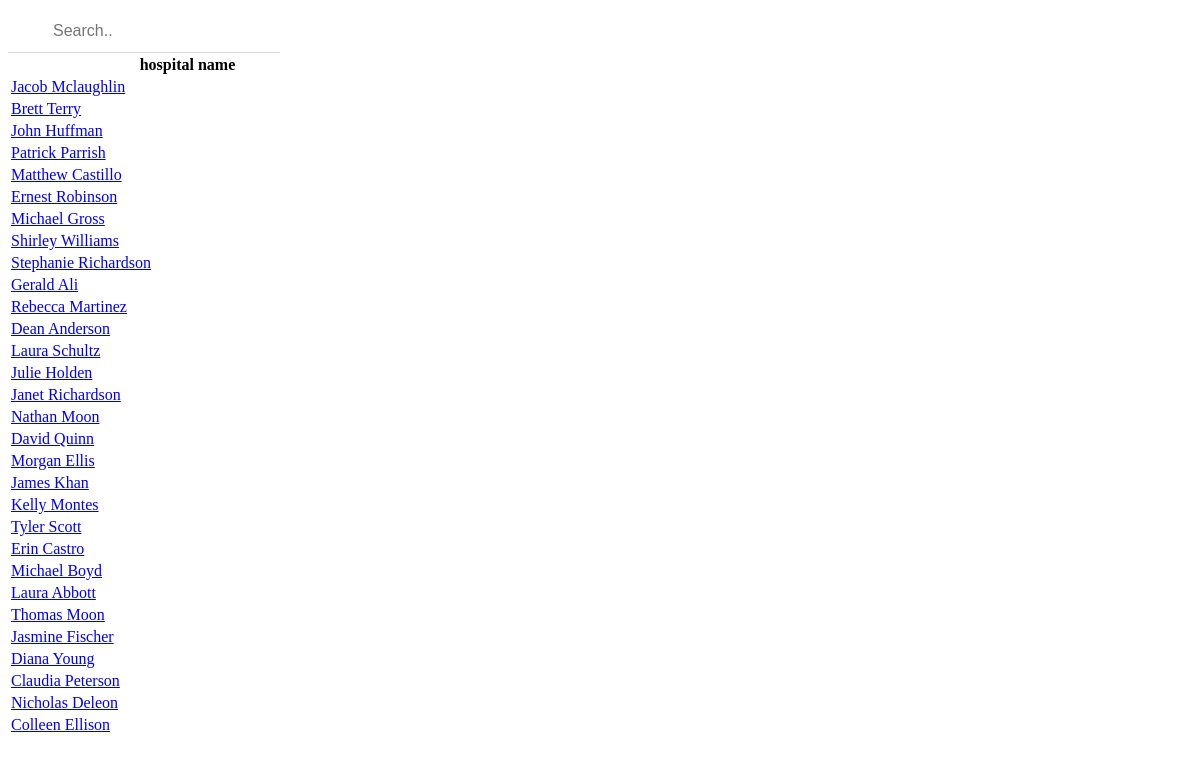
Screenshot of /hospital/list/ with the database file from the repository.
### hospitalapp/models.py (models this page shows)
class Hospital(models.Model):
    user_choice =(('multi-speciality','multispeciality'),('speciality','speciality'))
    choice = (('yes','yes'),('no','no'))
    hospital_name=models.CharField(max_length=50)
    hospital_address=models.CharField(max_length=50)
    hospital_info=models.TextField()
    hospital_type=models.CharField(max_length=20,choices=user_choice, default='multi-speciality')
    goverment_scheme=models.TextField()
    hospital_contact=models.IntegerField()
    hospital_speciality=models.TextField()
    membership_available=models.CharField(max_length=20,default='no',choices=choice)
    blood_bank=models.CharField(max_length=20,default='yes',choices=choice)
    hospital_lab=models.CharField(max_length=20,default='yes',choices=choice)
    hospital_ambulance=models.CharField(max_length=20,default='yes',choices=choice)
    hospital_bed=models.IntegerField()
    hospital_icu=models.IntegerField()
    hospital_email=models.EmailField(unique=True)
    hospital_password=models.CharField(max_length=50)

### hospitalapp/views.py (the view)
# urls.py: path('list/',views.HospitalView.as_view()),
class HospitalView(ListView):
    model = Hospital
    template_name = 'hospitalapp/hospital_list.html'
    context_object_name = 'all_search_results'
    def get_queryset(self):
       result = super(HospitalView, self).get_queryset()
       query = self.request.GET.get('search')
       result = Hospital.objects.all()
       return result

### hospitalapp/templates/hospitalapp/hospital_list.html (shortened to what this page needs)
<!DOCTYPE html>
<html>
<head>
</head>
<body>
    <input type="text" placeholder="Search.." id="myInput" onkeyup="searchFun()">
    <table id='myTable'>
      <tr class='header'>
        <th style="width:40%;">hospital name</th>
      </tr>
            {% for result in all_search_results %}
            <tr>
              <td><a href="/hospital/list/{{result.pk}}/">{{result.hospital_name}}</a></td>
            </tr>
            {% endfor %}
    </table>
</body>
</html>

### hospitalapp/templates/hospitalapp/hospital_list.html (style rules this page uses)
#myInput { box-sizing: border-box; background-image: url('searchicon.png'); background-position: 14px 12px; background-repeat: no-repeat; font-size: 16px; padding: 14px 20px 12px 45px; border: none; border-bottom: 1px solid #ddd; }

### rows the page displays
Hospital: hospital_name "Jacob Mclaughlin"
Hospital: hospital_name "Brett Terry"
Hospital: hospital_name "John Huffman"
Hospital: hospital_name "Patrick Parrish"
Hospital: hospital_name "Matthew Castillo"
Hospital: hospital_name "Ernest Robinson"
Hospital: hospital_name "Michael Gross"
Hospital: hospital_name "Shirley Williams"
Hospital: hospital_name "Stephanie Richardson"
Hospital: hospital_name "Gerald Ali"
Hospital: hospital_name "Rebecca Martinez"
Hospital: hospital_name "Dean Anderson"
Hospital: hospital_name "Laura Schultz"
Hospital: hospital_name "Julie Holden"
Hospital: hospital_name "Janet Richardson"
Hospital: hospital_name "Nathan Moon"
Hospital: hospital_name "David Quinn"
Hospital: hospital_name "Morgan Ellis"
Hospital: hospital_name "James Khan"
Hospital: hospital_name "Kelly Montes"
Hospital: hospital_name "Tyler Scott"
Hospital: hospital_name "Erin Castro"
Hospital: hospital_name "Michael Boyd"
Hospital: hospital_name "Laura Abbott"
Hospital: hospital_name "Thomas Moon"
Hospital: hospital_name "Jasmine Fischer"
Hospital: hospital_name "Diana Young"
Hospital: hospital_name "Claudia Peterson"
Hospital: hospital_name "Nicholas Deleon"
Hospital: hospital_name "Colleen Ellison"
